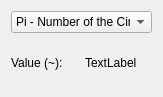
<?xml version="1.0" encoding="UTF-8"?>
<ui version="4.0">
 <class>PredefinedConstant</class>
 <widget class="QWidget" name="PredefinedConstant">
  <property name="geometry">
   <rect>
    <x>0</x>
    <y>0</y>
    <width>163</width>
    <height>97</height>
   </rect>
  </property>
  <property name="sizePolicy">
   <sizepolicy hsizetype="Preferred" vsizetype="Preferred">
    <horstretch>0</horstretch>
    <verstretch>0</verstretch>
   </sizepolicy>
  </property>
  <property name="windowTitle">
   <string>Form</string>
  </property>
  <layout class="QVBoxLayout" name="verticalLayout">
   <item>
    <widget class="QComboBox" name="comboBox">
     <property name="sizePolicy">
      <sizepolicy hsizetype="Minimum" vsizetype="Fixed">
       <horstretch>0</horstretch>
       <verstretch>0</verstretch>
      </sizepolicy>
     </property>
     <property name="minimumSize">
      <size>
       <width>16</width>
       <height>0</height>
      </size>
     </property>
     <item>
      <property name="text">
       <string>Pi - Number of the Circle</string>
      </property>
     </item>
     <item>
      <property name="text">
       <string>e - Euler's Number</string>
      </property>
     </item>
    </widget>
   </item>
   <item>
    <layout class="QGridLayout" name="gridLayout">
     <item row="0" column="0">
      <widget class="QLabel" name="label">
       <property name="text">
        <string>Value (~):</string>
       </property>
      </widget>
     </item>
     <item row="0" column="1">
      <widget class="QLabel" name="valueLabel">
       <property name="text">
        <string>TextLabel</string>
       </property>
      </widget>
     </item>
    </layout>
   </item>
  </layout>
 </widget>
 <resources/>
 <connections/>
</ui>
